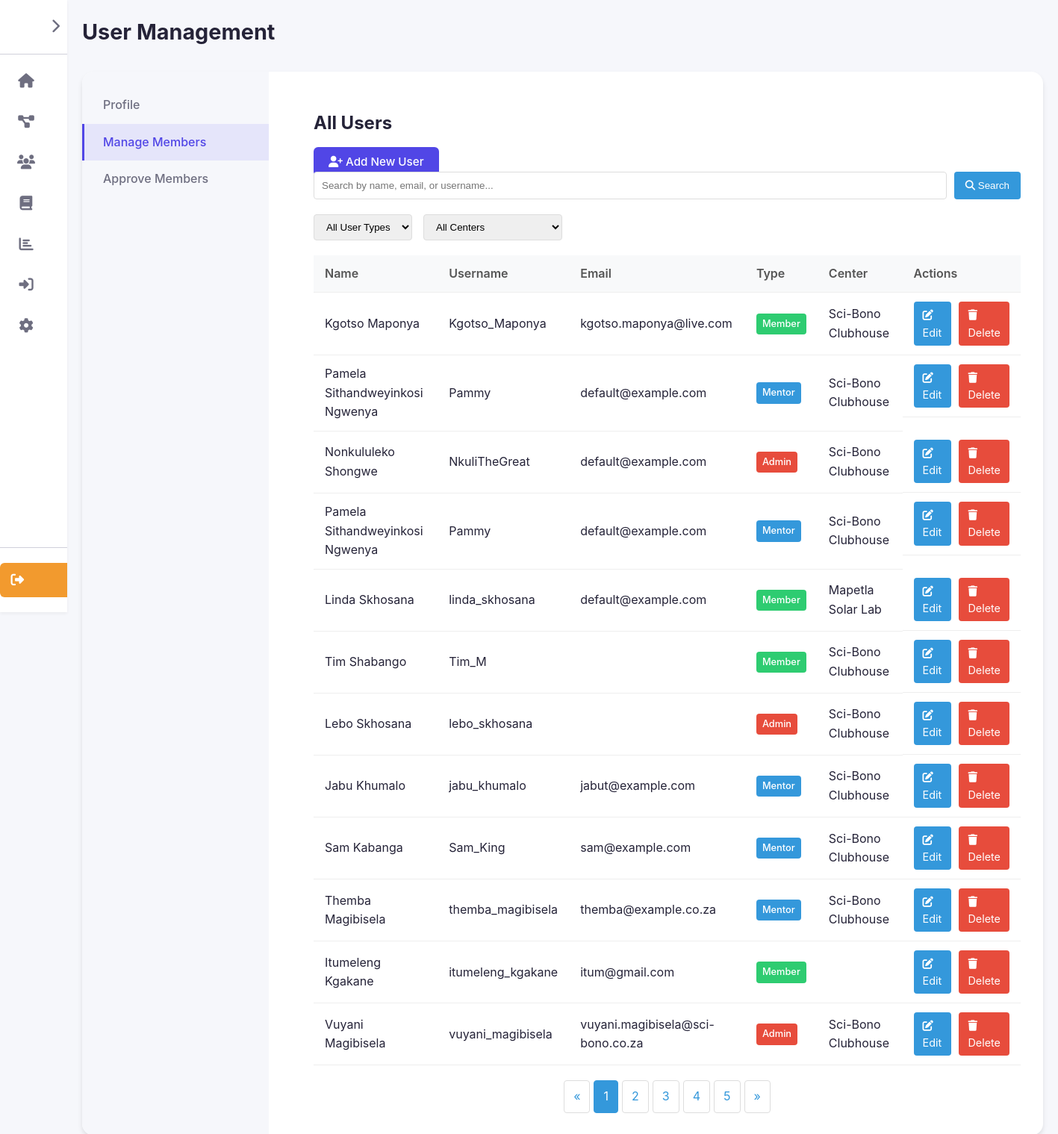
Page /app/Views/user_list.php (signed in) on the earlier database version.
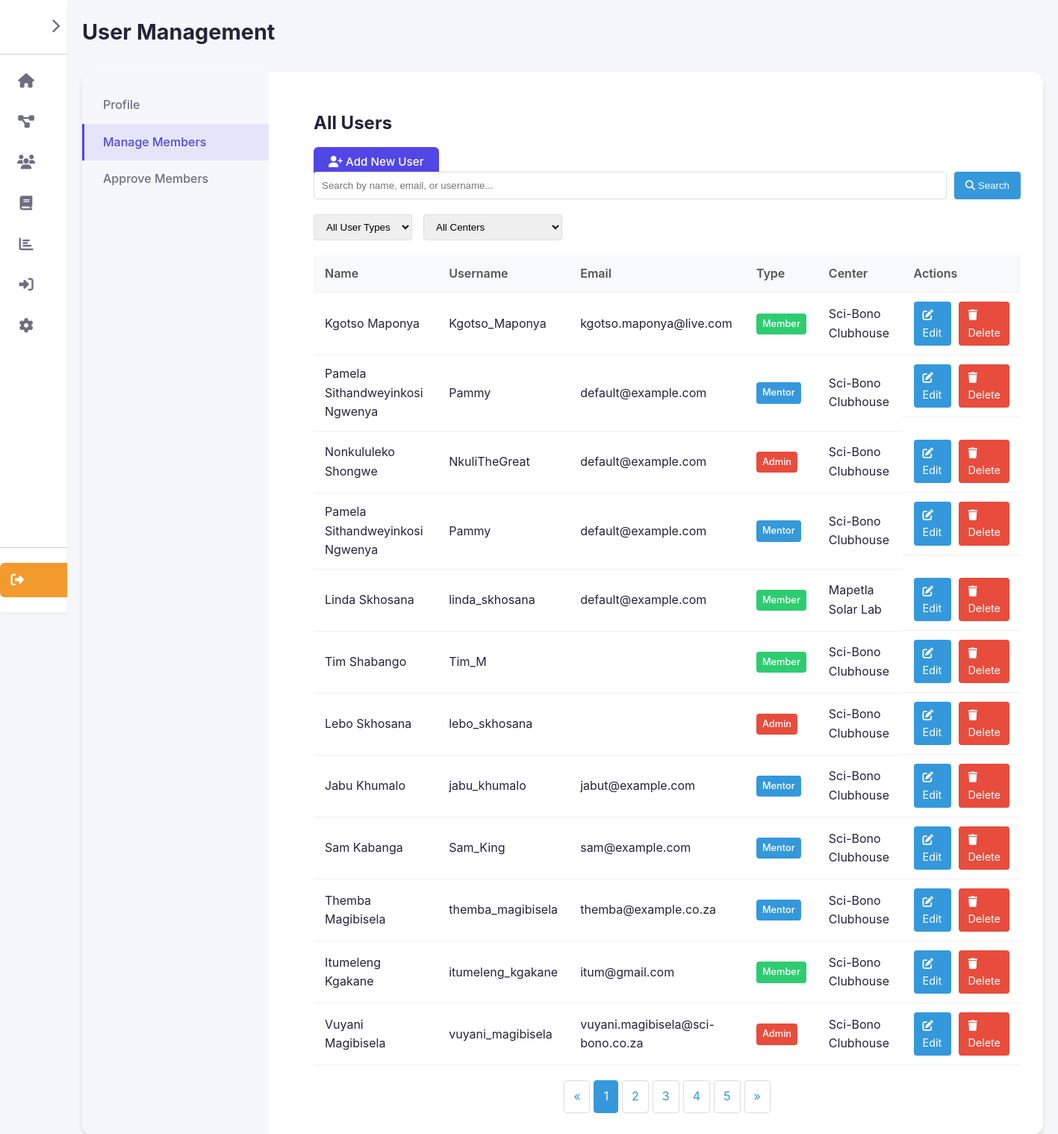
Same page on the later database version.
### tables this page shows
CREATE TABLE `users` (
  `id` int NOT NULL,
  `username` varchar(255) NOT NULL,
  `email` varchar(255) NOT NULL DEFAULT 'default@example.com',
  `password` varchar(255) NOT NULL,
  `name` varchar(255) NOT NULL,
  `surname` varchar(255) NOT NULL,
  `user_type` enum('admin','mentor','member','alumni','community') NOT NULL DEFAULT 'member',
  `date_of_birth` date DEFAULT NULL,
  `Gender` enum('Male','Female','Other') NOT NULL,
  `grade` int DEFAULT NULL,
  `school` varchar(255) DEFAULT NULL,
  `parent` varchar(255) DEFAULT NULL,
  `parent_email` varchar(255) DEFAULT NULL,
  `leaner_number` int DEFAULT NULL,
  `parent_number` int DEFAULT NULL,
  `Relationship` varchar(255) DEFAULT NULL,
  `Center` enum('Sci-Bono Clubhouse','Waverly Girls Solar Lab','Mapetla Solar Lab','Emdeni Solar Lab') NOT NULL DEFAULT 'Sci-Bono Clubhouse',
  `nationality` varchar(100) DEFAULT NULL,
  `id_number` varchar(50) DEFAULT NULL,
  `home_language` varchar(50) DEFAULT NULL,
  `address_street` varchar(255) DEFAULT NULL,
  `address_suburb` varchar(255) DEFAULT NULL,
  `address_city` varchar(255) DEFAULT NULL,
  `address_province` varchar(100) DEFAULT NULL,
  `address_postal_code` varchar(20) DEFAULT NULL,
  `medical_aid_name` varchar(100) DEFAULT NULL,
  `medical_aid_holder` varchar(100) DEFAULT NULL,
  `medical_aid_number` varchar(100) DEFAULT NULL,
  `emergency_contact_name` varchar(255) DEFAULT NULL,
  `emergency_contact_relationship` varchar(100) DEFAULT NULL,
  `emergency_contact_phone` varchar(50) DEFAULT NULL,
  `emergency_contact_email` varchar(255) DEFAULT NULL,
  `emergency_contact_address` text,
  `interests` text,
  `role_models` text,
  `goals` text,
  `has_computer` tinyint(1) DEFAULT NULL,
  `computer_skills` text,
  `computer_skills_source` varchar(255) DEFAULT NULL
);

### app/Views/user_list.php (the view, shortened to what this page needs)
<?php
require_once '../../server.php';
$sql = "SELECT * FROM users ORDER BY id DESC";
$result = $conn->query($sql);
$users = [];
if ($result && $result->num_rows > 0) {
    while ($row = $result->fetch_assoc()) {
        $users[] = $row;
    }
}
?>
<!DOCTYPE html>
<html lang="en">
<head>
    <link rel="stylesheet" href="../../public/assets/css/settingsStyle.css">
    <link rel="stylesheet" href="https://cdnjs.cloudflare.com/ajax/libs/font-awesome/6.4.0/css/all.min.css">
</head>
<body>
    <div class="container">
        <aside id="sidebar" class="sidebar">
            <div class="sidebar-header">
                <div class="sidebar-logo">
                    <img src="../../public/assets/images/TheClubhouse_Logo_White_Large.png" alt="Clubhouse Logo">
                </div>
                <button id="sidebar-toggle" class="toggle-sidebar">
                    <i class="fas fa-chevron-right"></i>
                </button>
            </div>
            <ul class="sidebar-menu">
                <li class="sidebar-item">
                    <a href="../../home.php" class="sidebar-link">
                        <div class="sidebar-icon">
                            <i class="fas fa-home"></i>
                        </div>
                    </a>
                </li>
                <li class="sidebar-item">
                    <a href="../../projects.php" class="sidebar-link">
                        <div class="sidebar-icon">
                            <i class="fas fa-project-diagram"></i>
                        </div>
                    </a>
                </li>
                <li class="sidebar-item">
                    <a href="../../members.php" class="sidebar-link">
                        <div class="sidebar-icon">
                            <i class="fas fa-users"></i>
                        </div>
                    </a>
                </li>
                <li class="sidebar-item">
                    <a href="./learn.php" class="sidebar-link">
                        <div class="sidebar-icon">
                            <i class="fas fa-book"></i>
                        </div>
                    </a>
                </li>
                <li class="sidebar-item">
                    <a href="./statsDashboard.php" class="sidebar-link">
                        <div class="sidebar-icon">
                            <i class="fas fa-chart-bar"></i>
                        </div>
                    </a>
                </li>
                <li class="sidebar-item">
                    <a href="../../signin.php" class="sidebar-link">
                        <div class="sidebar-icon">
                            <i class="fas fa-sign-in-alt"></i>
                        </div>
                    </a>
                </li>
                <li class="sidebar-item">
                    <a href="./settings.php" class="sidebar-link">
                        <div class="sidebar-icon">
                            <i class="fas fa-cog"></i>
                        </div>
                    </a>
                </li>
            </ul>
            <div class="sidebar-footer">
                <a href="../../logout_process.php" class="logout-button">
                    <i class="fas fa-sign-out-alt logout-icon"></i>
                </a>
            </div>
        </aside>
        <main id="main-content" class="main-content">
            <div class="content-header">
                <h1 class="content-title">User Management</h1>
            </div>
            <div class="settings-container">
                <div class="settings-nav">
                    <a href="./settings.php" class="settings-nav-link">Profile</a>
                    <a href="./user_list.php" class="settings-nav-link active">Manage Members</a>
                    <a href="#" class="settings-nav-link">Approve Members</a>
                </div>
                <div class="settings-content">
                    <div class="settings-header">
                        <h2>All Users</h2>
                        <a href="../../signup.php" class="form-button add-user-btn">
                            <i class="fas fa-user-plus"></i> Add New User
                        </a>
                    </div>
                    <div class="search-form">
                        <input type="text" class="search-input" placeholder="Search by name, email, or username...">
                        <button type="submit" class="search-btn">
                            <i class="fas fa-search"></i> Search
                        </button>
                    </div>
                    <div class="filters">
                        <select class="filter-select">
                            <option value="">All User Types</option>
                        </select>
                        <select class="filter-select">
                            <option value="">All Centers</option>
                        </select>
                    </div>
                    <div class="user-list-container">
                        <table class="user-list">
                            <thead>
                                <tr>
                                    <th>Name</th>
                                    <th>Username</th>
                                    <th>Email</th>
                                    <th>Type</th>
                                    <th>Center</th>
                                    <th>Actions</th>
                                </tr>
                            </thead>
                            <tbody>
                                <?php if (empty($users)): ?>
                                <tr>
                                    <td colspan="6">No users found.</td>
                                </tr>
                                <?php else: ?>
                                    <?php foreach ($users as $user): ?>
                                    <tr>
                                        <td><?php echo htmlspecialchars($user['name'] . ' ' . $user['surname']); ?></td>
                                        <td><?php echo htmlspecialchars($user['username']); ?></td>
                                        <td><?php echo htmlspecialchars($user['email']); ?></td>
                                        <td>
                                            <span class="user-type-badge badge-<?php echo $user['user_type']; ?>">
                                                <?php echo ucfirst($user['user_type']); ?>
                                            </span>
                                        </td>
                                        <td><?php echo htmlspecialchars($user['Center']); ?></td>
                                        <td class="user-actions">
                                            <a href="./settings.php?id=<?php echo $user['id']; ?>" class="user-action-btn edit-btn">
                                                <i class="fas fa-edit"></i> Edit
                                            </a>
                                            <?php if ($_SESSION['user_type'] === 'admin'): ?>
                                                <a href="<?php echo BASE_URL; ?>user-delete.php?id=<?php echo $user['id']; ?>" class="user-action-btn delete-btn" onclick="return confirm('Are you sure you want to delete this user? This action cannot be undone.');">
                                                    <i class="fas fa-trash"></i> Delete
                                                </a>
                                            <?php endif; ?>
                                        </td>
                                    </tr>
                                    <?php endforeach; ?>
                                <?php endif; ?>
                            </tbody>
                        </table>
                    </div>
                    <div class="pagination">
                        <a href="#">&laquo;</a>
                        <a href="#" class="active">1</a>
                        <a href="#">2</a>
                        <a href="#">3</a>
                        <a href="#">4</a>
                        <a href="#">5</a>
                        <a href="#">&raquo;</a>
                    </div>
                </div>
            </div>
        </main>
    </div>
</body>
</html>

### public/assets/css/settingsStyle.css (style rules this page uses)
:root { --primary: #5146e6; --primary-light: #6c63ff; --primary-dark: #3d39ac; --secondary: #f29a2e; --secondary-hover: #e08a20; --dark: #252338; --gray-dark: #414153; --gray-medium: #6e6e80; --gray-light: #d0d0db; --light: #f6f7fb; --white: #ffffff; --danger: #e74c3c; --success: #2ecc71; --shadow-sm: 0 2px 4px rgba(0, 0, 0, 0.05); --shadow-md: 0 4px 6px rgba(0, 0, 0, 0.1); --shadow-lg: 0 10px 15px rgba(0, 0, 0, 0.1); --border-radius-sm: 6px; --border-radius-md: 10px; --border-radius-lg: 16px; --transition: all 0.3s ease; }
body { font-family: 'Inter', 'Roboto', -apple-system, BlinkMacSystemFont, 'Segoe UI', sans-serif; background-color: var(--light); color: var(--dark); margin: 0; padding: 0; overflow-x: hidden; min-height: 100vh; line-height: 1.6; }
a { text-decoration: none; color: inherit; }
.container { display: grid; grid-template-columns: auto auto; height: 100vh; }
.sidebar { background-color: var(--white); color: var(--gray-medium); width: 90px; height: 100vh; box-shadow: var(--shadow-sm); display: flex; flex-direction: column; align-items: center; padding-top: 20px; position: fixed; z-index: 10; overflow-y: auto; transition: var(--transition); }
.sidebar-header { display: flex; align-items: center; justify-content: space-between; width: 100%; padding: 0 15px 20px; margin-bottom: 10px; border-bottom: 1px solid var(--gray-light); }
.toggle-sidebar { background: none; border: none; color: var(--gray-medium); cursor: pointer; font-size: 1.2rem; padding: 5px; margin-right: 5px; }
.sidebar-logo { display: flex; align-items: center; font-weight: 700; color: var(--primary); font-size: 1.2rem; }
.sidebar-logo img { width: 30px; margin-right: 10px; }
.sidebar-menu { display: flex; flex-direction: column; width: 100%; padding: 0; margin: 0; list-style-type: none; }
.sidebar-item { width: 100%; margin-bottom: 5px; }
.sidebar-link { display: flex; align-items: center; padding: 12px 15px; color: var(--gray-medium); border-radius: var(--border-radius-sm); transition: var(--transition); margin: 0 8px; }
.sidebar-icon { min-width: 24px; height: 24px; display: flex; align-items: center; justify-content: center; margin-right: 15px; font-size: 1.2rem; }
.sidebar-footer { margin-top: auto; width: 100%; padding: 20px 15px; border-top: 1px solid var(--gray-light); }
.logout-button { display: flex; align-items: center; justify-content: center; width: 100%; padding: 10px; background-color: var(--secondary); color: var(--white); border: none; border-radius: var(--border-radius-sm); cursor: pointer; font-weight: 500; transition: var(--transition); }
.logout-icon { margin-right: 10px; font-size: 1.1rem; }
.main-content { margin-left: 90px; padding: 20px; flex: 1; transition: var(--transition); }
.content-header { display: flex; align-items: center; justify-content: space-between; margin-bottom: 30px; }
.content-title { font-size: 1.8rem; font-weight: 700; color: var(--dark); margin: 0; }
.settings-container { display: grid; grid-template-columns: 250px 1fr; gap: 30px; background-color: var(--white); border-radius: var(--border-radius-lg); box-shadow: var(--shadow-md); overflow: hidden; }
.settings-nav { background-color: var(--light); padding: 20px 0; }
.settings-nav-link { display: block; padding: 12px 25px; color: var(--gray-medium); font-weight: 500; transition: var(--transition); border-left: 3px solid transparent; }
.settings-nav-link.active { background-color: rgba(81, 70, 230, 0.1); color: var(--primary); border-left: 3px solid var(--primary); }
.settings-content { padding: 30px; }
.form-button { background-color: var(--primary); color: var(--white); border: none; border-radius: var(--border-radius-sm); padding: 10px 20px; font-size: 0.95rem; font-weight: 500; cursor: pointer; transition: var(--transition); }

Differences in the rows shown:
changed users "Itumeleng Kgakane": Center (not shown) → "Sci-Bono Clubhouse"
